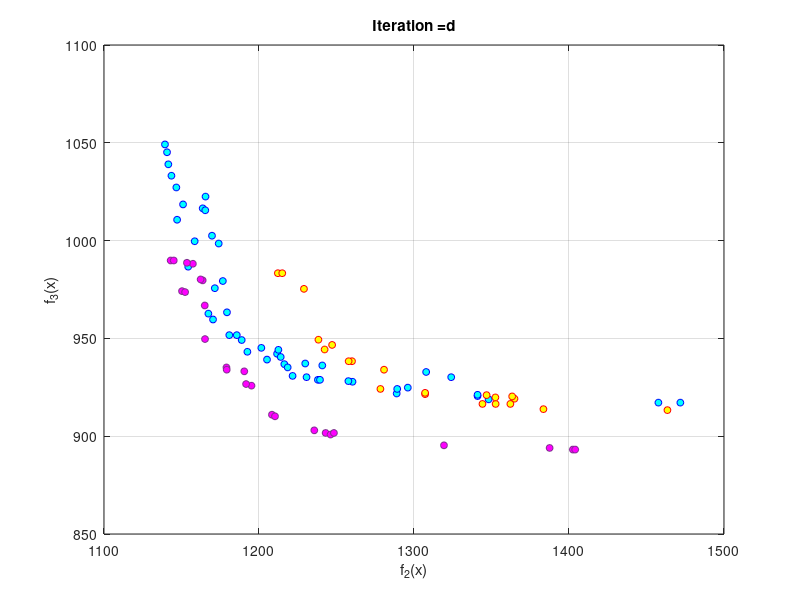

MATLAB code for this plot:
function PlotCosts3()

        Input.spea2=load('spea2.mat');
        Input.nsga2=load('nsga2.mat');
        Input.hybrid=load('hybrid.mat');
        
        empty_individual.spea2=[];
        empty_individual.nsga2=[];
        empty_individual.hybrid=[];
        
        
        pop=repmat(empty_individual,80,1);
        
        temp5=[Input.spea2.Output.Paretolist2];
        for i=1:numel(temp5)
            pop(i).spea2=temp5{i};
        end
        qqq2=[pop.spea2];
%         x=qqq2(1,:);
        y=qqq2(2,:);
        z=qqq2(3,:);
        %plot3(x,y,z,'or','Markersize',15, 'marker' , '^' ,'markerfacecolor','green' , 'markeredgecolor','blue');
        plot(y,z,'or','Markersize',5, 'marker' , 'o' , 'markeredgecolor','blue' , 'markerfacecolor','cyan');
%       plot3(EPC(1,:),EPC(2,:),EPC(3,:),'or','Markersize',5,'markerfacecolor','y');
        title(['Iteration =' 100]);
        xlabel('f_2(x)');
        ylabel('f_3(x)'); 
%         zlabel('f_3(x)');
        grid on
        hold on


        temp1=[Input.nsga2.Output.Paretolist2];
        for i=1:numel(temp1)
            pop(i).nsga2=temp1{i};
        end
        q=[pop.nsga2];
%         x=q(1,:);
        y=q(2,:);
        z=q(3,:);
        %plot3(x,y,z,'or','Markersize',15, 'marker' , '*' ,'markerfacecolor','green' , 'markeredgecolor','green');
        plot(y,z,'or','Markersize',5, 'marker' , 'o' , 'markeredgecolor','red' , 'markerfacecolor','yellow');
%       plot3(EPC(1,:),EPC(2,:),EPC(3,:),'or','Markersize',5,'markerfacecolor','y');
        title(['Iteration =' 100]);
        xlabel('f_2(x)');
        ylabel('f_3(x)'); 
%         zlabel('f_3(x)');
        grid on
        hold on

        temp2=[Input.hybrid.Output.Paretolist2];
        for i=1:numel(temp2)
            pop(i).hybrid=temp2{i};
        end
        qq=[pop.hybrid];
%         x=qq(1,:);
        y=qq(2,:);
        z=qq(3,:);
        %plot3(x,y,z,'or','Markersize',6,'markerfacecolor','blue');
        %plot3(x,y,z,'or','Markersize',12, 'marker' , 'o' ,'markerfacecolor','green' , 'markeredgecolor','red');
        plot(y,z,'or','Markersize',5, 'marker' , 'o' , 'markeredgecolor','#7E2F8E' , 'markerfacecolor','magenta');
        title(['Iteration =' 100]);
        xlabel('f_2(x)');
        ylabel('f_3(x)'); 
%         zlabel('f_3(x)');
        grid on
        hold off
  
end